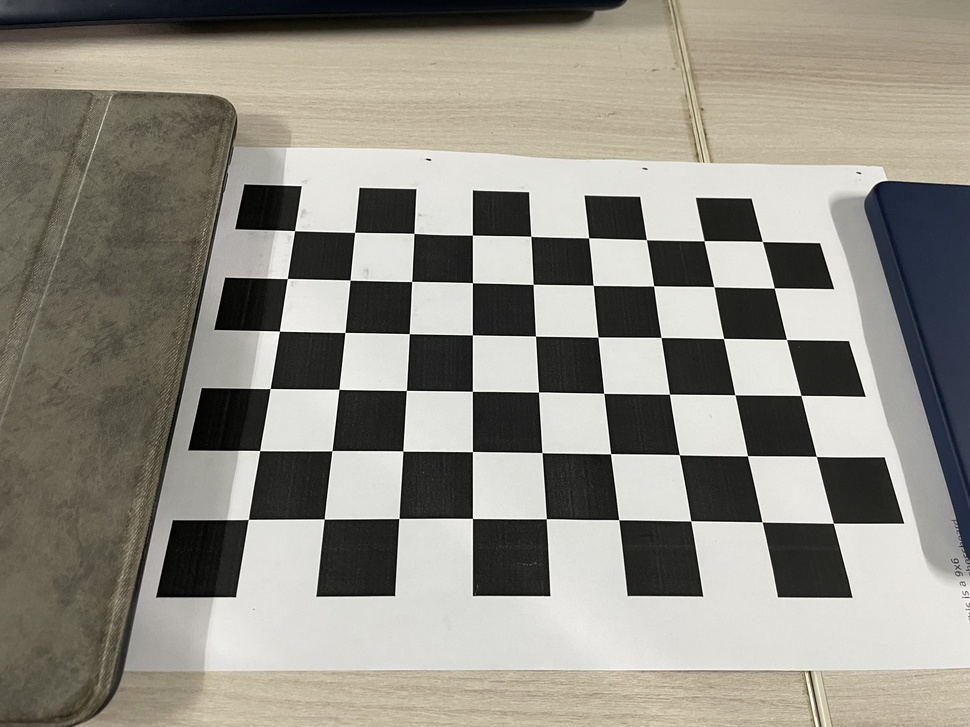
#> input picture experiments/classical_pipeline/camera_calibration/IMG_6895.jpeg, 970 x 727 px, shrunk from 4032 x 3024 before the run; its folder holds only this picture in this run
$ python calibrate.py
#> lines starting #> are read from the running program, lines starting #| are printed output that depends on the picture; after the words box and inside, x2 and y2 are one past the last pixel; in counts of white or black regions, pixels touching at a corner belong together; long printed decimals are rounded
import numpy as np
import cv2 as cv
import glob
import sys
import json

# 1. Setup checkerboard dimensions (Inner corners)
CHECKERBOARD_SIZE = (6, 9)

# Termination criteria for sub-pixel accuracy
criteria = (cv.TERM_CRITERIA_EPS + cv.TERM_CRITERIA_MAX_ITER, 30, 0.001)

# Prepare 3D object points: (0,0,0), (1,0,0), (2,0,0) ....,(5,8,0)
objp = np.zeros((CHECKERBOARD_SIZE[0] * CHECKERBOARD_SIZE[1], 3), np.float32)
objp[:, :2] = np.mgrid[0:CHECKERBOARD_SIZE[0], 0:CHECKERBOARD_SIZE[1]].T.reshape(-1, 2)

objpoints = [] # 3D points in real-world space
imgpoints = [] # 2D points in the image plane

# Load images (supports both .jpg and .jpeg)
images = glob.glob('*.jpg') + glob.glob('*.jpeg')

if len(images) == 0:
    print("Error: No '.jpg' or '.jpeg' images found in the current directory.")
    sys.exit()

print(f"Found {len(images)} images. Processing...")

# 2. Extract corners from all images
for fname in images:
    img = cv.imread(fname)
#> img is the input picture: shape (727, 970, 3); mean B, G, R 132.1, 141.3, 144.5
    gray = cv.cvtColor(img, cv.COLOR_BGR2GRAY)
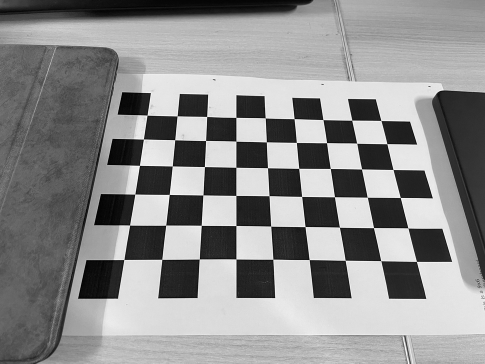
#> gray: shape (727, 970) (shown at 1/2 size); min 0, max 255, mean 141.3

    ret, corners = cv.findChessboardCorners(gray, CHECKERBOARD_SIZE, None)
#> ret = True; corners = 54 rows, first 8: [248.4, 519.3], [259.7, 450.5], [270.3, 388.5], [279.5, 331.1], [287.4, 278.5], [294.6, 230.6], [324.3, 519], [331.9, 450.7]

    if ret == True:
        objpoints.append(objp)
        corners2 = cv.cornerSubPix(gray, corners, (11, 11), (-1, -1), criteria)
#> corners2 = 54 rows, first 8: [248.3, 519.4], [259.7, 450.6], [270.2, 388.6], [279.4, 331.1], [287.3, 278.5], [294.6, 230.7], [324.2, 519], [331.9, 450.6]
        imgpoints.append(corners2)

        # Optional visual feedback
        cv.drawChessboardCorners(img, CHECKERBOARD_SIZE, corners2, ret)
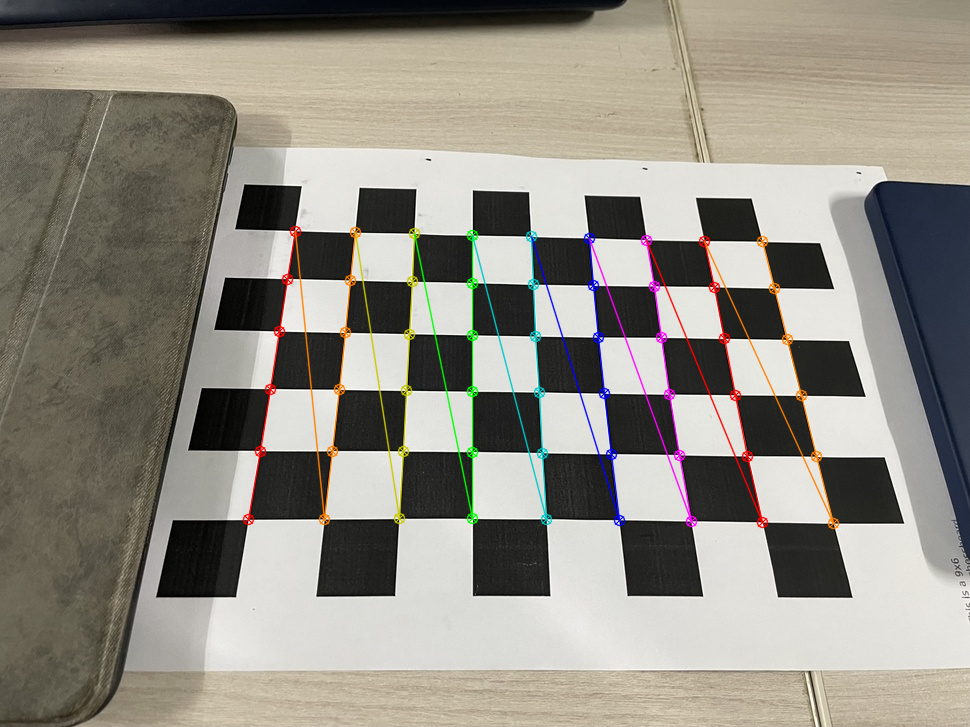
#> img: shape (727, 970, 3); 2.69% of pixels changed, all inside (x1, y1, x2, y2) = (242, 225, 840, 530)
        cv.namedWindow('Detected Corners', cv.WINDOW_NORMAL)
        cv.imshow('Detected Corners', img)
        cv.waitKey(100) # Fast playback

cv.destroyAllWindows()

# 3. Perform Camera Calibration
if len(objpoints) > 0:
    print("\nCalibrating camera...")
    ret, camera_matrix, dist_coeffs, rvecs, tvecs = cv.calibrateCamera(
        objpoints, imgpoints, gray.shape[::-1], None, None
    )
#> ret = 0.613; camera_matrix = [[929.5, 0, 517.9], [0, 992.7, 310], [0, 0, 1]]; dist_coeffs = [[-0.139, 3.74, -0.00839, 0.0072, -15.37]]; rvecs = ([-0.477, -0.591, -1.51],); tvecs = ([-3.62, 2.64, 12.49],)

    print("\n--- Calibration Successful ---")
    print("Camera Matrix:\n", camera_matrix)
#| Camera Matrix:
#|  [[929.515   0.         517.940]
#|  [  0.         992.654 310.008]
#|  [  0.           0.           1.        ]]
    print("\nDistortion Coefficients:\n", dist_coeffs)
#| Distortion Coefficients:
#|  [[-1.38506756e-01  3.74390120e+00 -8.39004937e-03  7.19931940e-03
#|   -1.53718822e+01]]

    # Calculate Re-projection Error
    mean_error = 0
    for i in range(len(objpoints)):
        imgpoints2, _ = cv.projectPoints(objpoints[i], rvecs[i], tvecs[i], camera_matrix, dist_coeffs)
        error = cv.norm(imgpoints[i], imgpoints2, cv.NORM_L2) / len(imgpoints2)
        mean_error += error
#> this loop made 1 pass
#> (error, mean_error) on pass 1: (0.0834, 0.0834)
#> after the loop, mean_error = 0.0834
    print(f"\nTotal Re-projection Error: {mean_error/len(objpoints):.4f}")
#| Total Re-projection Error: 0.0834

    # 4. Save the Calibration Data to JSON
    calibration_data = {
        "camera_matrix": camera_matrix.tolist(),
        "dist_coeffs": dist_coeffs.tolist()
    }
#> calibration_data = {'camera_matrix': [[929.5, 0, 517.9], [0, 992.7, 310], [0, 0, 1]], 'dist_coeffs': [[-0.139, 3.74, -0.00839, 0.0072, -15.37]]}

    with open('camera_calibration.json', 'w') as f:
        json.dump(calibration_data, f, indent=4)

    print("\nSUCCESS: Saved matrix and coefficients to 'camera_calibration.json'")

    # 5. Undistort the first image as a visual test
    img = cv.imread(images[0])
    h, w = img.shape[:2]
    new_camera_matrix, roi = cv.getOptimalNewCameraMatrix(camera_matrix, dist_coeffs, (w, h), 1, (w, h))
#> new_camera_matrix = [[762.5, 0, 424.9], [0, 966.8, 301.9], [0, 0, 1]]; roi = (0, 7, 795, 700)
    dst = cv.undistort(img, camera_matrix, dist_coeffs, None, new_camera_matrix)
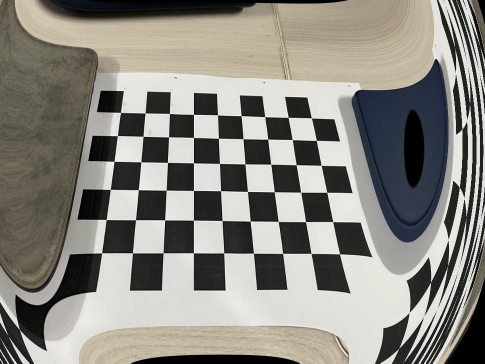
#> dst: shape (727, 970, 3) (shown at 1/2 size); mean B, G, R 128.9, 136.2, 138.6

    x, y, w, h = roi
#> x = 0; y = 7; w = 795; h = 700
    dst = dst[y:y+h, x:x+w]
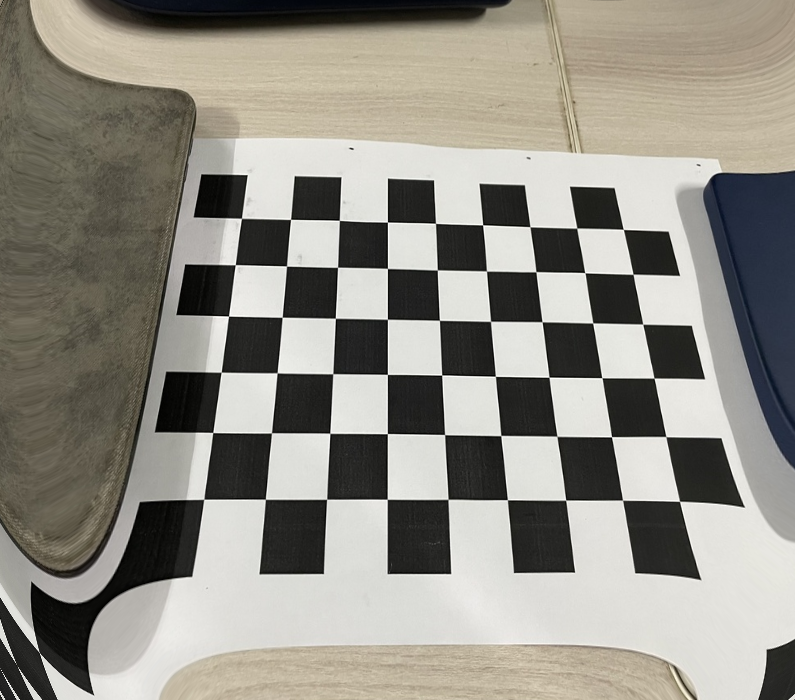
#> dst: shape (700, 795, 3); mean B, G, R 133.7, 142.4, 145.2
    cv.imwrite('calibresult.jpg', dst)
    print("Saved undistorted test image as 'calibresult.jpg'")

else:
    print("\nError: Could not find the checkerboard pattern in any images.")

$ run again, on experiments/classical_pipeline/camera_calibration/IMG_6899.jpeg
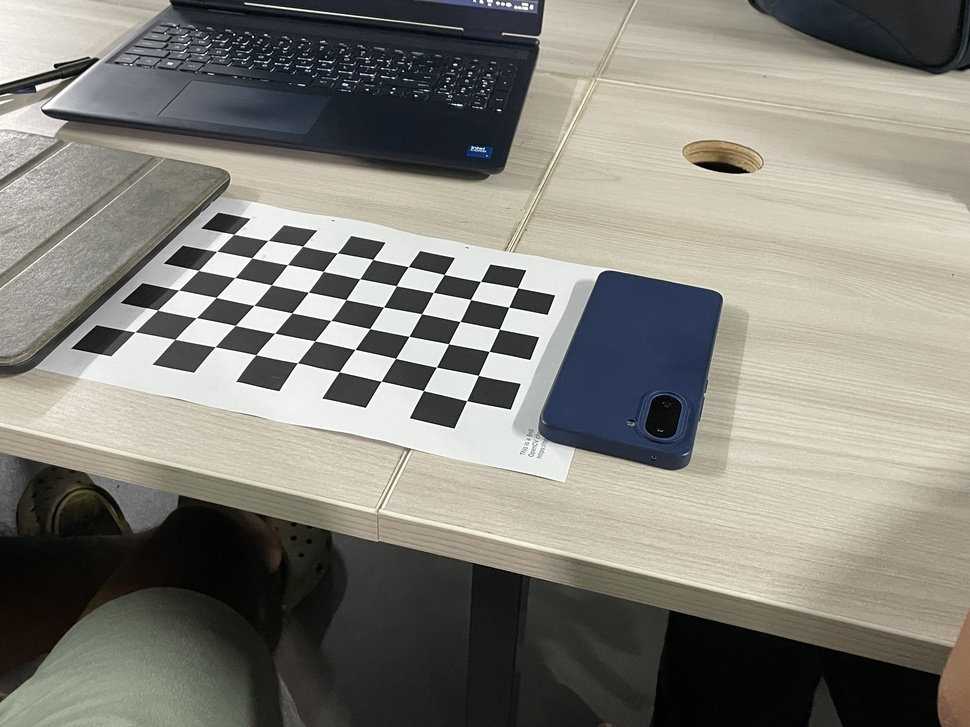
#> input picture experiments/classical_pipeline/camera_calibration/IMG_6899.jpeg, 970 x 727 px, shrunk from 4032 x 3024 before the run
#> img is the input picture: shape (727, 970, 3); mean B, G, R 122, 129.9, 132
#> `ret, corners = cv.findChessboardCorners(gray, CHECKERBOARD_SIZE, None)`: ret = True; corners = 54 rows, first 8: [135.2, 331.6], [157.5, 310.2], [178.6, 290], [198.5, 270.4], [216.7, 251.3], [233.8, 234.4], [174.8, 339.4], [196.4, 317.5]
#> corners2 = 54 rows, first 8: [134.6, 331.8], [157.5, 310], [178.5, 290.1], [198.4, 270.4], [216.5, 251.3], [233.7, 234.2], [174.7, 339.4], [196.3, 317.6]
#> `cv.drawChessboardCorners(img, CHECKERBOARD_SIZE, corners2, ret)`:
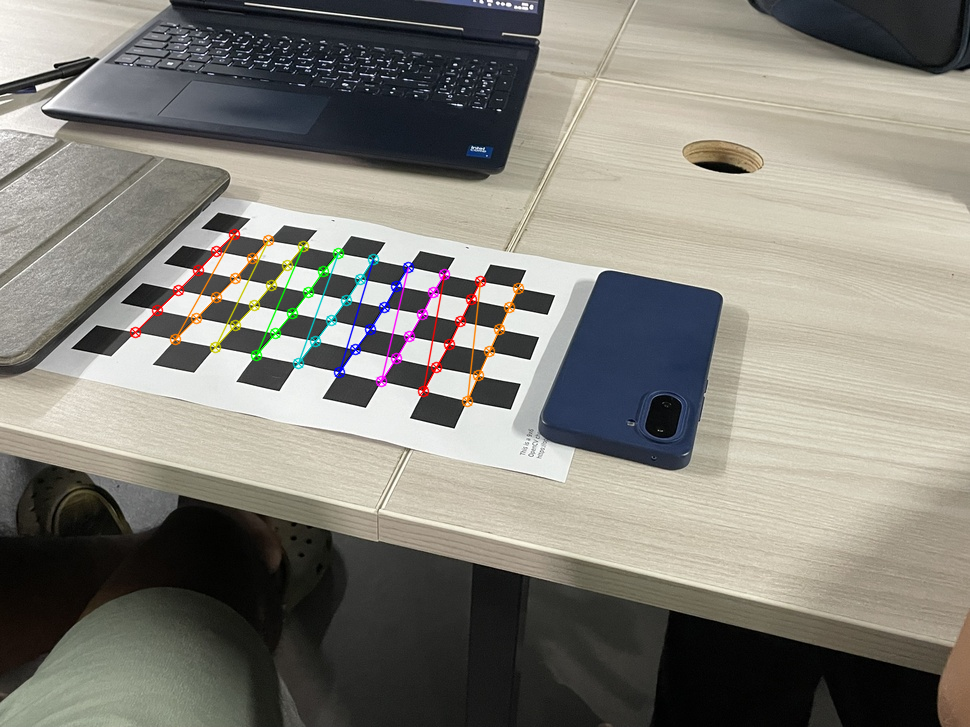
#> img: shape (727, 970, 3); 1.44% of pixels changed, all inside (x1, y1, x2, y2) = (129, 228, 525, 408)
#> `ret, camera_matrix, dist_coeffs, rvecs, tvecs = cv.calibrateCamera( ob..`: ret = 0.883; camera_matrix = [[879.7, 0, 472.9], [0, 814.8, 440.2], [0, 0, 1]]; dist_coeffs = [[1.25, -8.85, 0.0349, 0.0396, 25.96]]; rvecs = ([-0.64, -0.57, -1.21],); tvecs = ([-7.87, -2.79, 20.91],)
#| Camera Matrix:
#|  [[879.709   0.         472.949]
#|  [  0.         814.753 440.240]
#|  [  0.           0.           1.        ]]
#| Distortion Coefficients:
#|  [[ 1.245 -8.845  0.0349  0.03964 25.963]]
#> the loop `for i in range(len(objpoints)):` made 1 pass
#> (error, mean_error) on pass 1: (0.12, 0.12)
#> after the loop `for i in range(len(objpoints)):`: mean_error = 0.12
#| Total Re-projection Error: 0.1202
#> calibration_data = {'camera_matrix': [[879.7, 0, 472.9], [0, 814.8, 440.2], [0, 0, 1]], 'dist_coeffs': [[1.25, -8.85, 0.0349, 0.0396, 25.96]]}
#> new_camera_matrix = [[1012.1, 0, 495.3], [0, 896.4, 438.1], [0, 0, 1]]; roi = (305, 297, 345, 331)
#> `x, y, w, h = roi`: x = 305; y = 297; w = 345; h = 331
#> `dst = dst[y:y+h, x:x+w]`:
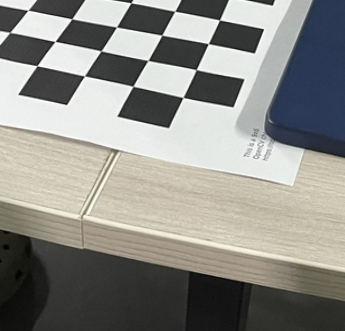
#> dst: shape (331, 345, 3); mean B, G, R 136.3, 141.6, 142.1

$ run again, on experiments/classical_pipeline/camera_calibration/IMG_6900.jpeg
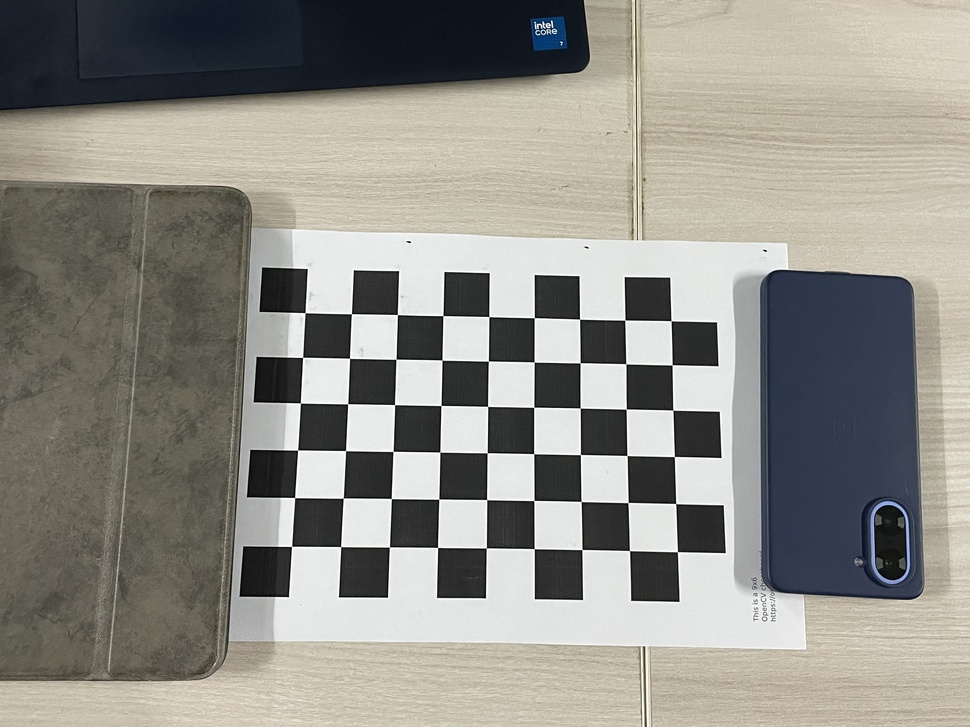
#> input picture experiments/classical_pipeline/camera_calibration/IMG_6900.jpeg, 970 x 727 px, shrunk from 4032 x 3024 before the run
#> img is the input picture: shape (727, 970, 3); mean B, G, R 135.8, 142.7, 144.4
#> `ret, corners = cv.findChessboardCorners(gray, CHECKERBOARD_SIZE, None)`: ret = True; corners = 54 rows, first 8: [291.5, 546.4], [294.6, 497.5], [297.6, 450.1], [300.4, 402.9], [302.6, 357.4], [304.9, 312.7], [340.6, 546.6], [343.2, 498]
#> corners2 = 54 rows, first 8: [291.6, 546.4], [294.6, 497.6], [297.6, 450.1], [300.4, 403], [302.6, 357.4], [305.1, 312.7], [340.7, 546.6], [343.3, 498.1]
#> `cv.drawChessboardCorners(img, CHECKERBOARD_SIZE, corners2, ret)`:
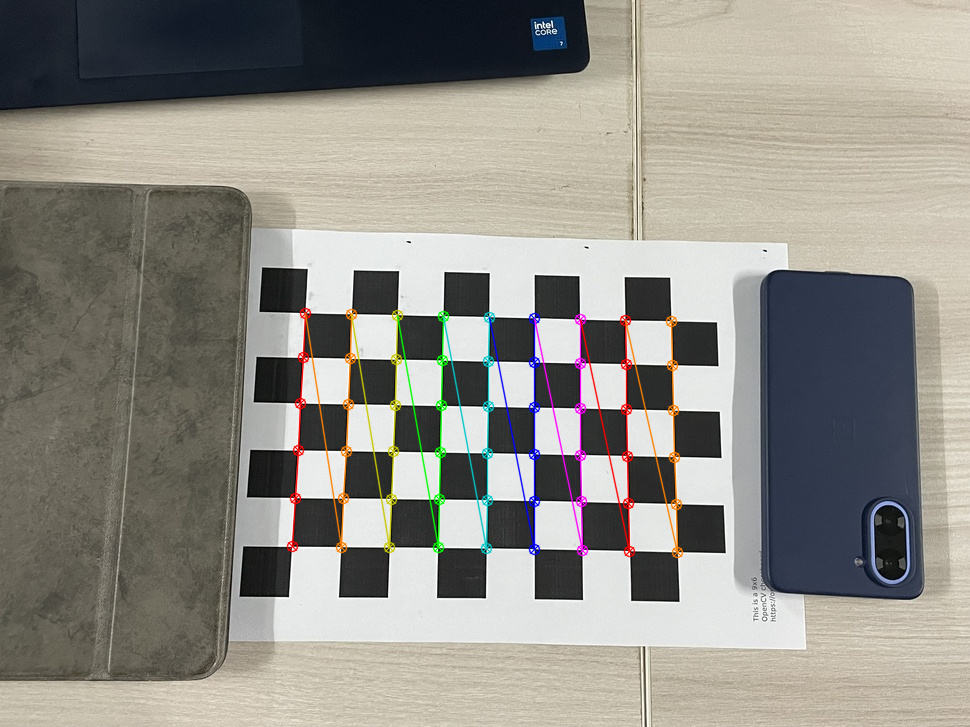
#> img: shape (727, 970, 3); 2.3% of pixels changed, all inside (x1, y1, x2, y2) = (286, 307, 684, 559)
#> `ret, camera_matrix, dist_coeffs, rvecs, tvecs = cv.calibrateCamera( ob..`: ret = 0.264; camera_matrix = [[628.5, 0, 475.7], [0, 621.8, 396.9], [0, 0, 1]]; dist_coeffs = [[-0.156, 2.54, 0.00387, 0.00249, -8.83]]; rvecs = ([-0.074, -0.123, -1.55],); tvecs = ([-3.79, 3.1, 12.98],)
#| Camera Matrix:
#|  [[628.459   0.         475.678]
#|  [  0.         621.764 396.904]
#|  [  0.           0.           1.        ]]
#| Distortion Coefficients:
#|  [[-1.56445855e-01  2.53868266e+00  3.87305730e-03  2.48731162e-03
#|   -8.82568137e+00]]
#> the loop `for i in range(len(objpoints)):` made 1 pass
#> (error, mean_error) on pass 1: (0.036, 0.036)
#> after the loop `for i in range(len(objpoints)):`: mean_error = 0.036
#| Total Re-projection Error: 0.0360
#> calibration_data = {'camera_matrix': [[628.5, 0, 475.7], [0, 621.8, 396.9], [0, 0, 1]], 'dist_coeffs': [[-0.156, 2.54, 0.00387, 0.00249, -8.83]]}
#> new_camera_matrix = [[628.5, 0, 475.7], [0, 598.6, 382.1], [0, 0, 1]]; roi = (0, 0, 969, 699)
#> `x, y, w, h = roi`: x = 0; w = 969; h = 699
#> `dst = dst[y:y+h, x:x+w]`:
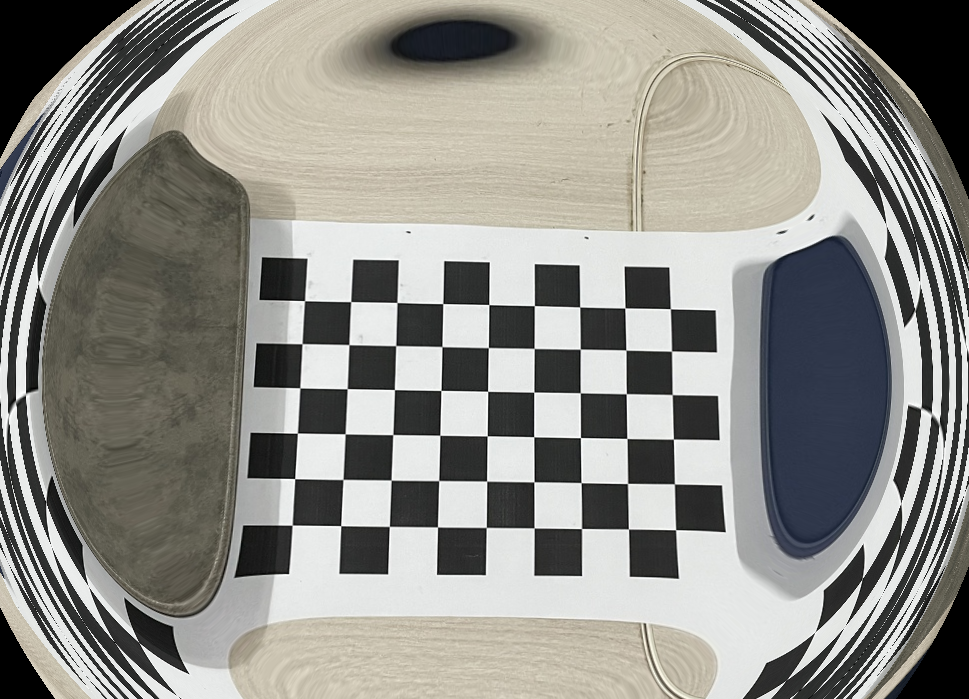
#> dst: shape (699, 969, 3); mean B, G, R 137.6, 143.2, 143.9
